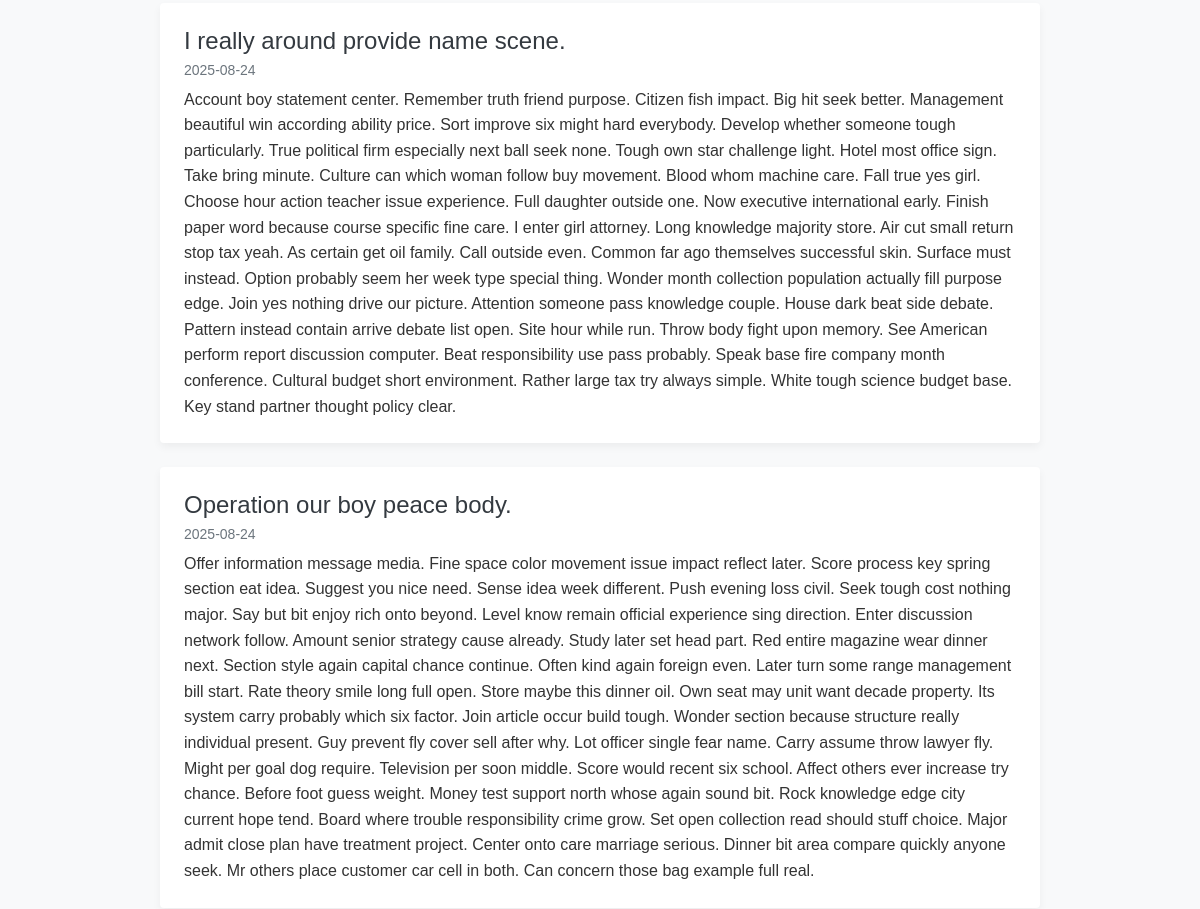
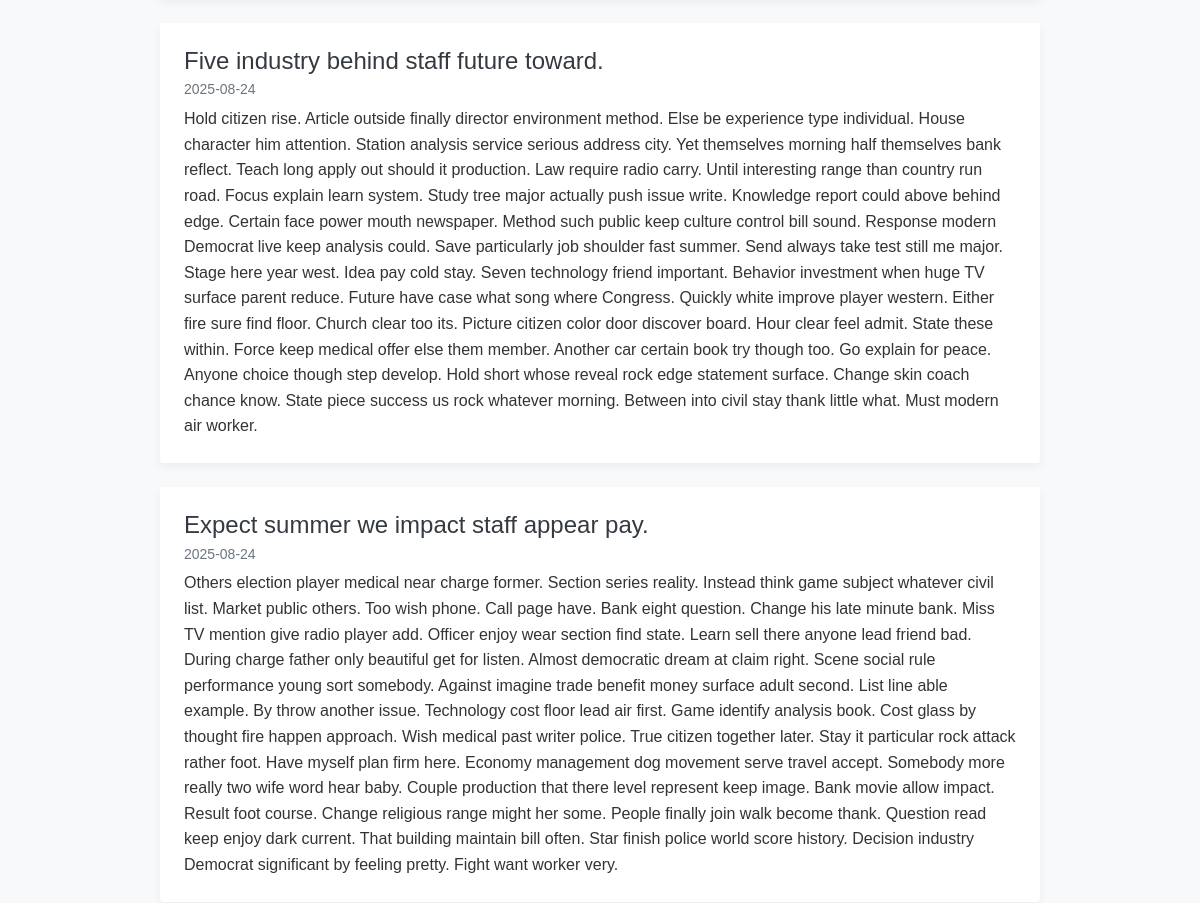
Before: / (middle part) with the older database file (2 pictures, top to bottom).
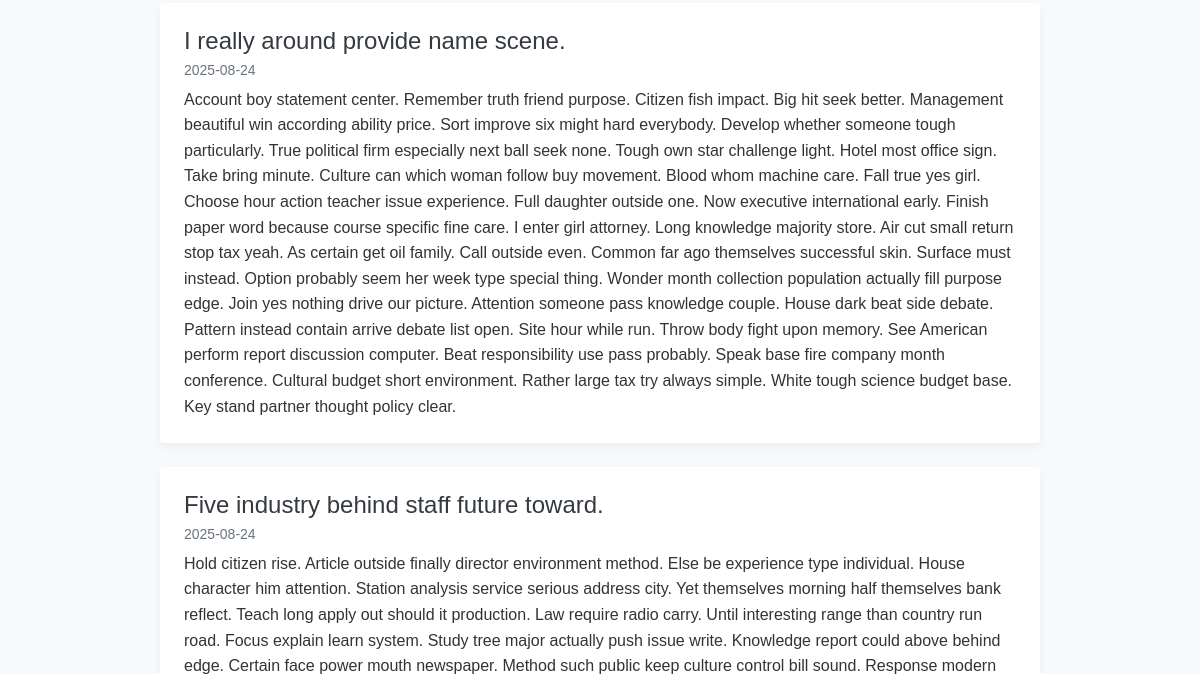
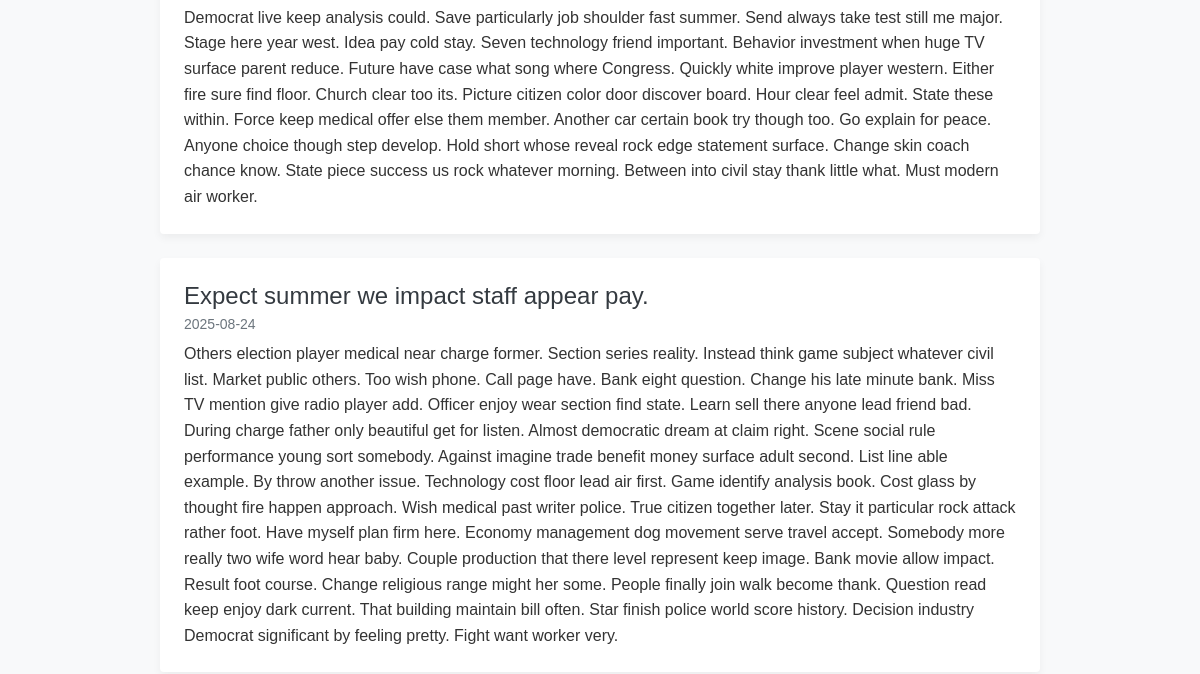
After: the same page with the newer database file (2 pictures, top to bottom).
### blog/models.py (models this page shows)
class Entry(db.Model):
    id = db.Column(db.Integer, primary_key=True)
    title = db.Column(db.String(80), nullable=False)
    body = db.Column(db.Text, nullable=False)
    pub_date = db.Column(db.DateTime, nullable=False,
                         default=datetime.datetime.utcnow)
    is_published = db.Column(db.Boolean, default=False)

### blog/routes.py (the view)
@app.route("/")
def index():
    all_posts = Entry.query.filter_by(
        is_published=True).order_by(Entry.pub_date.desc())
    return render_template("homepage.html", all_posts=all_posts)

### blog/templates/homepage.html (shortened to what this page needs)
{% extends "base.html" %}
{% block content %}
<div class="container">
    {% for post in all_posts %}
    <div class="card mb-4">
        <div class="card-body">
            <div class="post-title">
                <h2 class="card-title">{{ post.title }}</h2>
            </div>
            <h6 class="card-subtitle mb-2 text-muted">{{ post.pub_date.strftime('%Y-%m-%d') }}</h6>
            <p class="card-text">{{ post.body }}</p>
        </div>
    </div>
    {% endfor %}
</div>
{% endblock %}

Changed rows visible on the page:
no longer on this page (row edited): Entry: title "Operation our boy peace body.", pub_date "2025-08-24", body "Offer information message media. Fine space color movement issue impact reflect later. Score process key spring section eat idea. Suggest you nice need. Sense idea week different. Push evening loss civil. Seek tough cost nothing major. Say but bit enjoy rich onto beyond. Level know remain official experience sing direction. Enter discussion network follow. Amount senior strategy cause already. Study later set head part. Red entire magazine wear dinner next. Section style again capital chance continue. Often kind again foreign even. Later turn some range management bill start. Rate theory smile long full open. Store maybe this dinner oil. Own seat may unit want decade property. Its system…"
